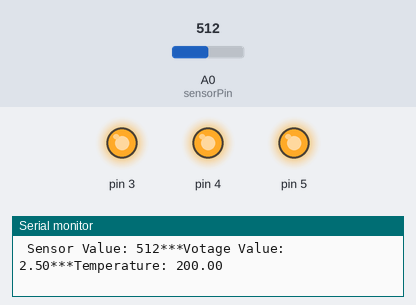
Bench run of a sketch on a simulated Arduino Uno, built with avr-gcc and run on an emulated ATmega328P. On the bench: output pins drawn as LEDs (lit = HIGH), the last lines printed to the serial monitor. Inputs (shaded band) come from the test bench; at power-on: A0 (sensorPin) = 512.

Above: at 1.8 s.
1.9 s: A0 (sensorPin) set to 167
3.4 s: A0 (sensorPin) set to 155
At 5.1 s:
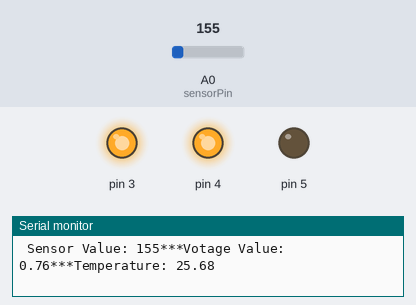
5.5 s: A0 (sensorPin) set to 122
At 6.7 s:
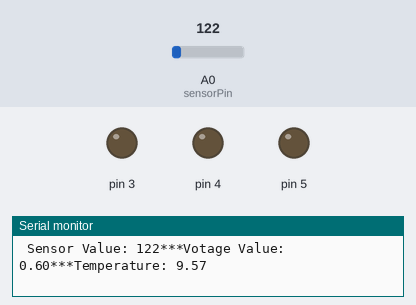
7.5 s: A0 (sensorPin) set to 306
At 8.3 s:
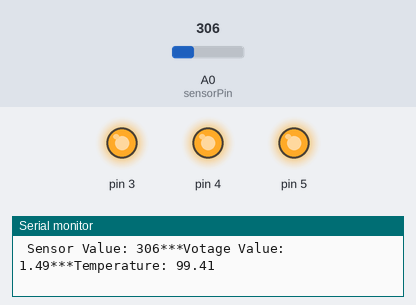
9.5 s: A0 (sensorPin) set to 0
At 11.1 s:
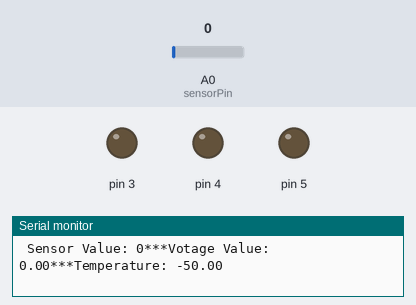
Timing chart, 0 to 12.5 s (numbered marks = the images above; inputs shaded):
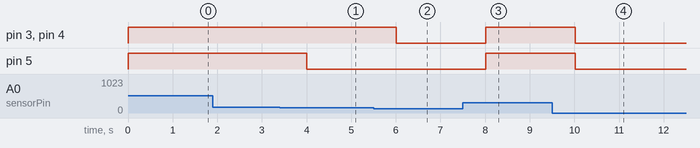

The sketch:

p03-TempMonitor.ino
```cpp
const int sensorPin = A0;
const float baselineTemp = 22.0;

void setup() {
  // put your setup code here, to run once:
  Serial.begin(9600); //Open a serial port @ 9600 bits/sec

  for (int pinNumber=3; pinNumber<6; pinNumber++){
    pinMode(pinNumber,OUTPUT);
    digitalWrite(pinNumber,LOW);
  }
}

void loop() {
  // put your main code here, to run repeatedly:
  int sensorVal = analogRead(sensorPin);
  float voltage = (sensorVal/1024.0) * 5.0;
  float temp = (voltage - .5) * 100;

  Serial.print("\n Sensor Value: ");
  Serial.print(sensorVal);
  Serial.print("***Votage Value: ");
  Serial.print(voltage);
  Serial.print("***Temperature: ");
  Serial.print(temp);

  if (temp <= baselineTemp) {
    digitalWrite(3, LOW);
    digitalWrite(4, LOW);
    digitalWrite(5, LOW);
  } else if (temp >= baselineTemp + 4) {
    digitalWrite(3, HIGH);
    digitalWrite(4, HIGH);
    digitalWrite(5, HIGH);
  } else if (temp > baselineTemp + 3) {
    digitalWrite(3, HIGH);
    digitalWrite(4, HIGH);
    digitalWrite(5, LOW);
  } else if (temp > baselineTemp) {
    digitalWrite(3, HIGH);
    digitalWrite(4, LOW);
    digitalWrite(5, LOW);
  }


  delay(1000);

}
```

Measured:
- the behaviour switches between 156 and 155 on A0 (sensorPin) (found by bisection; images 0 and 1)
- after the input at 3.4 s, pin 5: HIGH → LOW after 0.61 s
- after the input at 5.5 s, pin 3, pin 4: HIGH → LOW after 0.51 s
- after the input at 7.5 s, pin 3–5: LOW → HIGH after 0.51 s
- after the input at 9.5 s, pin 3–5: HIGH → LOW after 0.52 s
